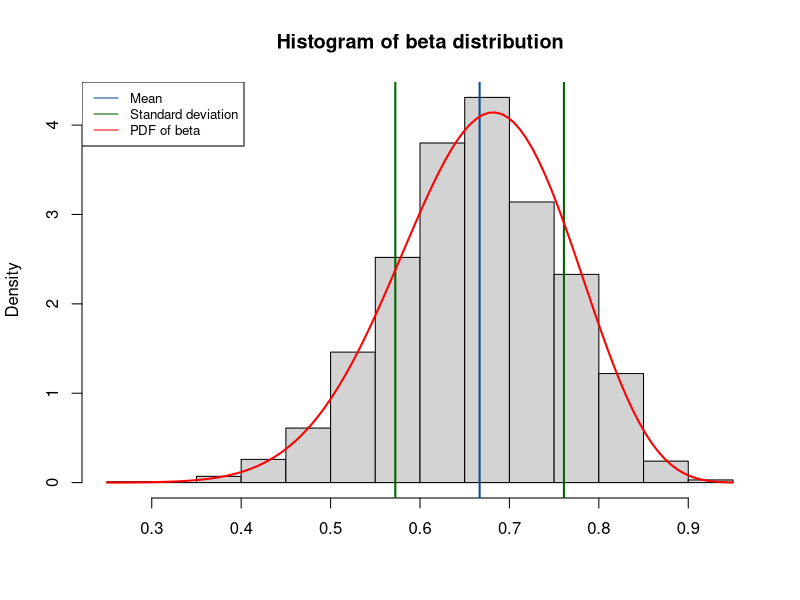
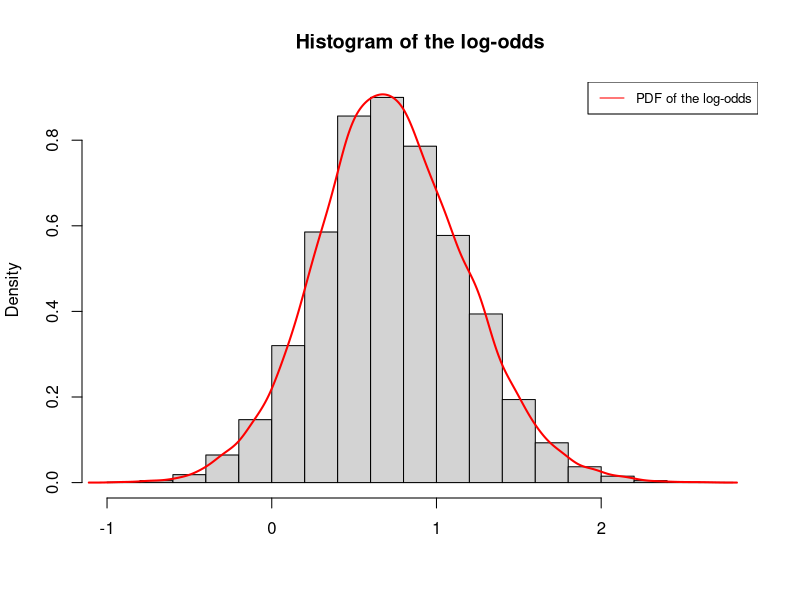
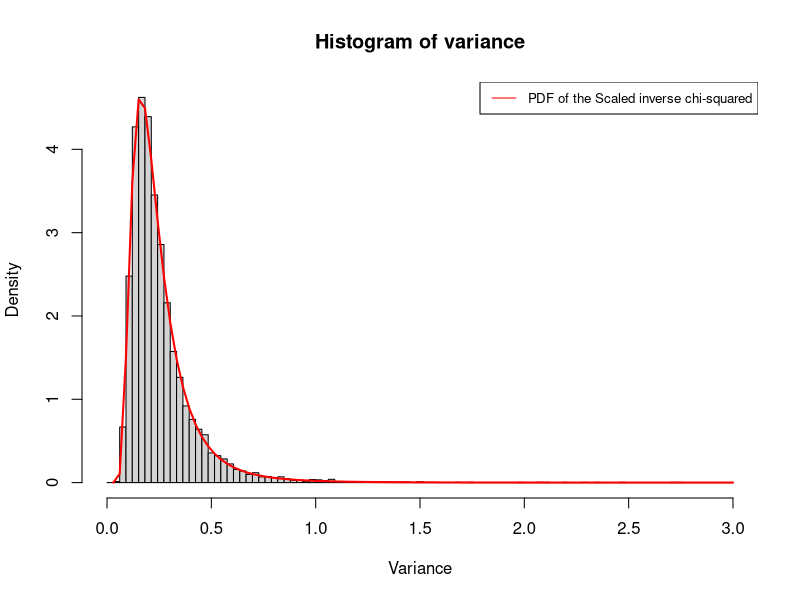
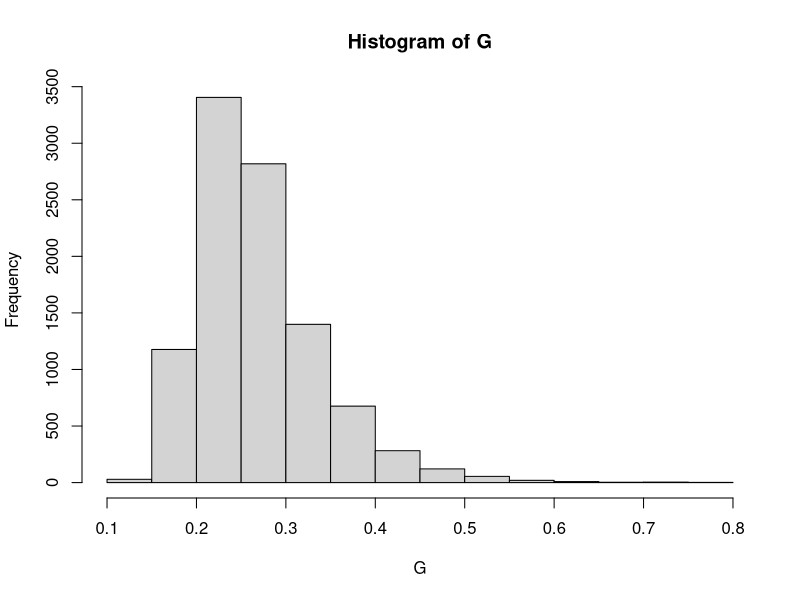
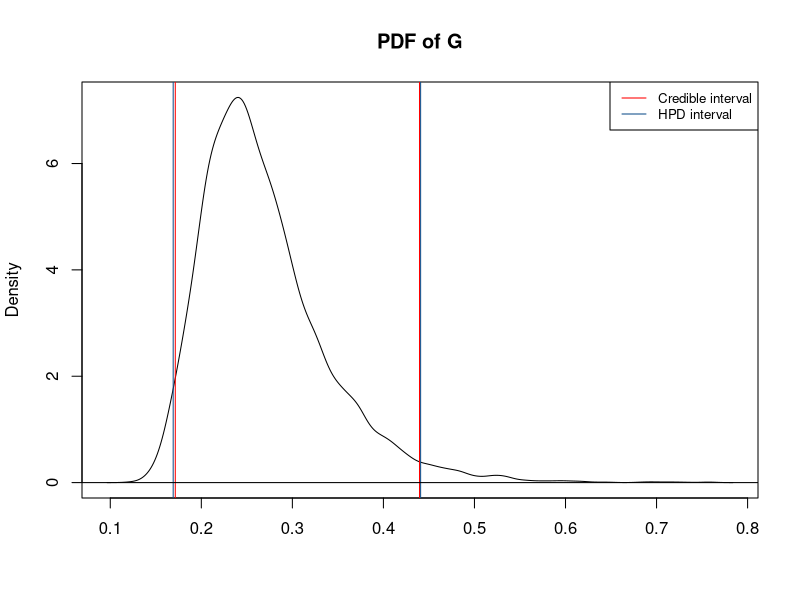
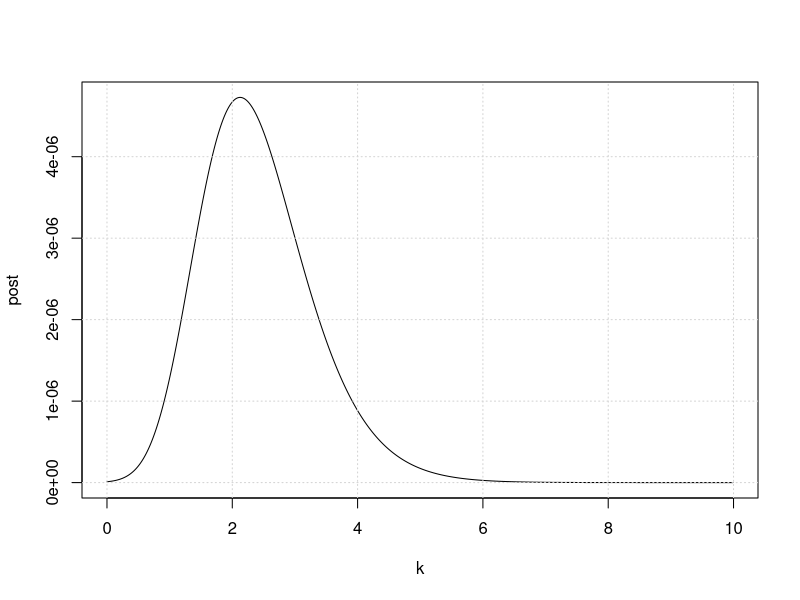

The R source for these figures, in order:
## ---- chunk 1
knitr::opts_chunk$set(echo = FALSE, warning = FALSE, fig.pos = "H", out.extra = "", fig.width = 5, fig.height = 5, fig.align = "center", cache = FALSE)

## ---- chunk 2
### 1 a)
set.seed(235)

# Variables
s = 14
n = 20
a0 = b0 = 2
f = n - s
a_n = a0 + s
b_n = b0 + f

rand.samples = rbeta(n*100, a_n, b_n)

# True values
mean = (a_n) / (a_n+b_n)
variance = ((a_n) * (b_n)) / (((a_n) + (b_n))^2 * ((a_n) + (b_n) + 1))
stdev = variance^0.5

# Plots
hist(rand.samples,freq=FALSE,main="Histogram of beta distribution",xlab="")
abline(v=mean,col="dodgerblue4",lwd=2)
abline(v=mean-stdev,col="darkgreen",lwd=2)
abline(v=mean+stdev,col="darkgreen",lwd=2)
legend("topleft", col = c("dodgerblue4", "darkgreen", "red"), 
       legend=c("Mean","Standard deviation", "PDF of beta"),lty=1,cex = 0.8)
x = seq(0,1,length=100)
curve(dbeta(x,a_n,b_n),add=TRUE,col="red",lwd=2)
## ---- chunk 3
set.seed(235)

nDraws = 10000
rand.samples = rbeta(nDraws, a_n, b_n)
p_calc = 100*sum(rand.samples<0.4)/length(rand.samples)
p_true = 100*pbeta(0.4, a0+s,b0+f)
print(paste("Simulated probability: ", p_calc))
print(paste("Exact probability: ", p_true))
## ---- chunk 4
prior = beta(a0, b0)
hist(log(rand.samples/(1-rand.samples)), freq=FALSE, 
     main = "Histogram of the log-odds",xlab="")
lines(density(log(rand.samples/(1-rand.samples))),col="red",lwd=2)
legend("topright", col = c("red"), legend=c("PDF of the log-odds"),lty=1,cex=0.8)

## ---- chunk 5
### 2 a)
set.seed(235)

draws = 10000
income = c(14, 25, 45, 25, 30, 33, 19, 50, 34, 67)
n = 10
v = 9

y = log(income)
tau2=sum((y-3.5)^2)/10
tau = tau2**(0.5)

var<-((n-1)*tau2)/rchisq(draws,n-1)
hist(var,breaks = seq(0,3,length=100),freq=FALSE, xlab="Variance", main="Histogram of variance") 
theta = seq(0,3,length=100)
p = ((v/2)^(v/2))*(tau^v)*(theta^-((v/2)+1))*exp((-v*tau2)/(2*theta))
p = p/gamma(v/2)
lines(theta,p,col="red", lwd=2)
legend("topright", col = c("red"), legend=c("PDF of the Scaled inverse chi-squared"),lty=1,cex=0.8)
## ---- chunk 6
set.seed(235)

G = 2*pnorm(var**0.5/2**0.5)-1
hist(G)
## ---- chunk 7
set.seed(235)

q = quantile(G,probs=c(0.025,0.975))
print(paste("Lower threshold of the credible interval: ", q[1]))
print(paste("Upper threshold of the credible interval: ", q[2]))
newG = G[which(G > q[1])]
newG = newG[which(newG < q[2])]
plot(density(G), main="PDF of G", xlab="")
legend("topright", col = c("red", "dodgerblue4"), legend=c("Credible interval", "HPD interval"),lty=1,cex=0.8)
abline(v=q[1],col="red")
abline(v=q[2],col="red")


dx <- density(G)
dn <- cumsum(dx$y)/sum(dx$y)
li <- which(dn>=0.025)[1]
ui <- which(dn>=0.975)[1]
print(paste("Lower threshold of the highest posterior density interval: ", dx$x[c(li,ui)][1]))
print(paste("Upper threshold of the highest posterior density interval: ", dx$x[c(li,ui)][2]))
abline(v = 0.1690950,col="dodgerblue4")
abline(v= 0.4408587,col="dodgerblue4")
abline(h=0)
## ---- chunk 8
set.seed(235)

data = c(-2.44, 2.14, 2.54, 1.83, 2.02, 2.33, -2.79, 2.23, 2.07, 2.02)

mu = 2.39
k = seq(0.001, 10, 0.01)

calc_posterior = function(k){
  prior = dexp(k)
  likelihood = exp(k * cos(data - mu))/(2 * pi * besselI(k, 0))
  post = prod(likelihood) * prior

  return(post)  
}

post = sapply(k, calc_posterior)

plot(k, post, type = "l")
grid()
